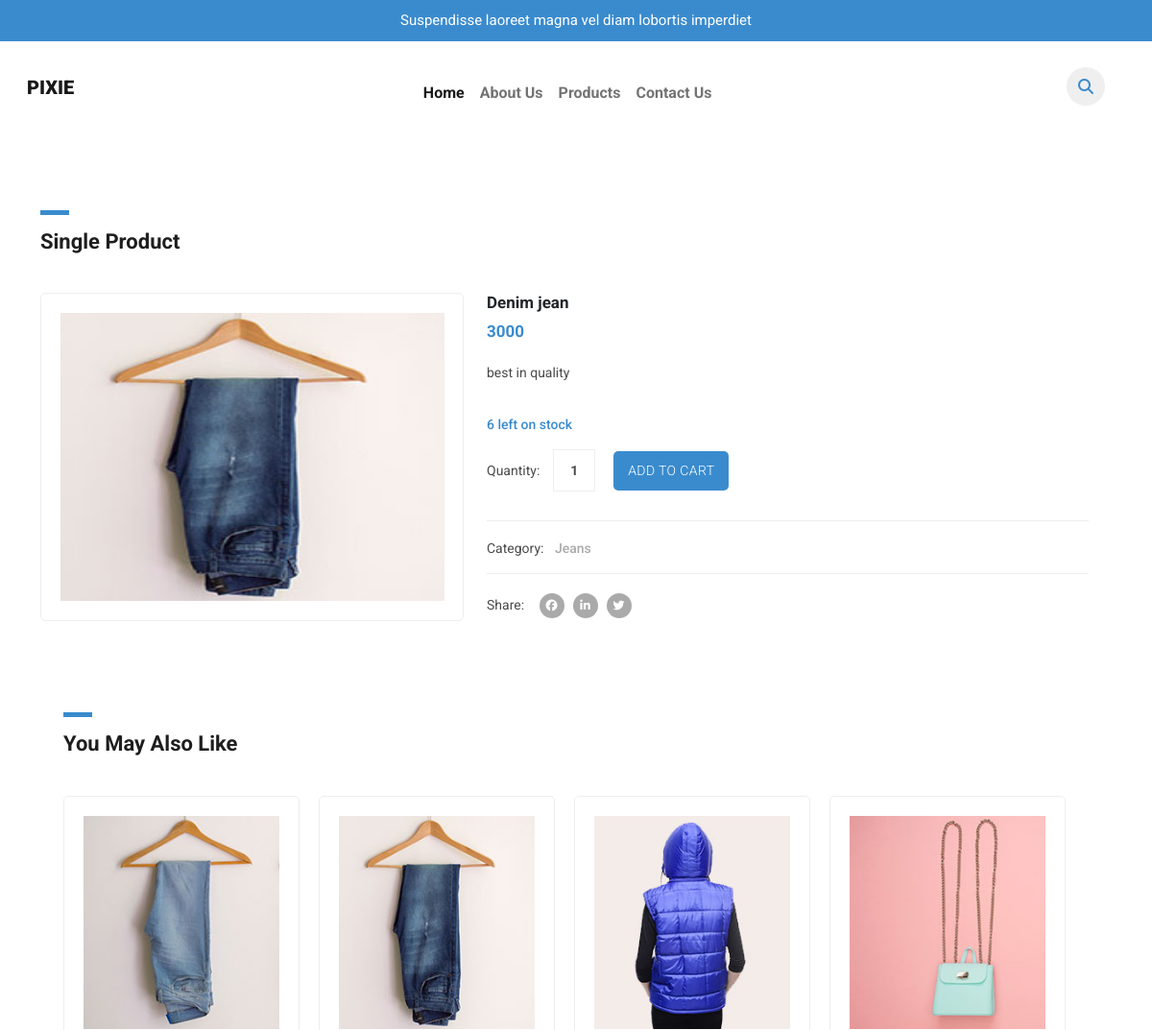
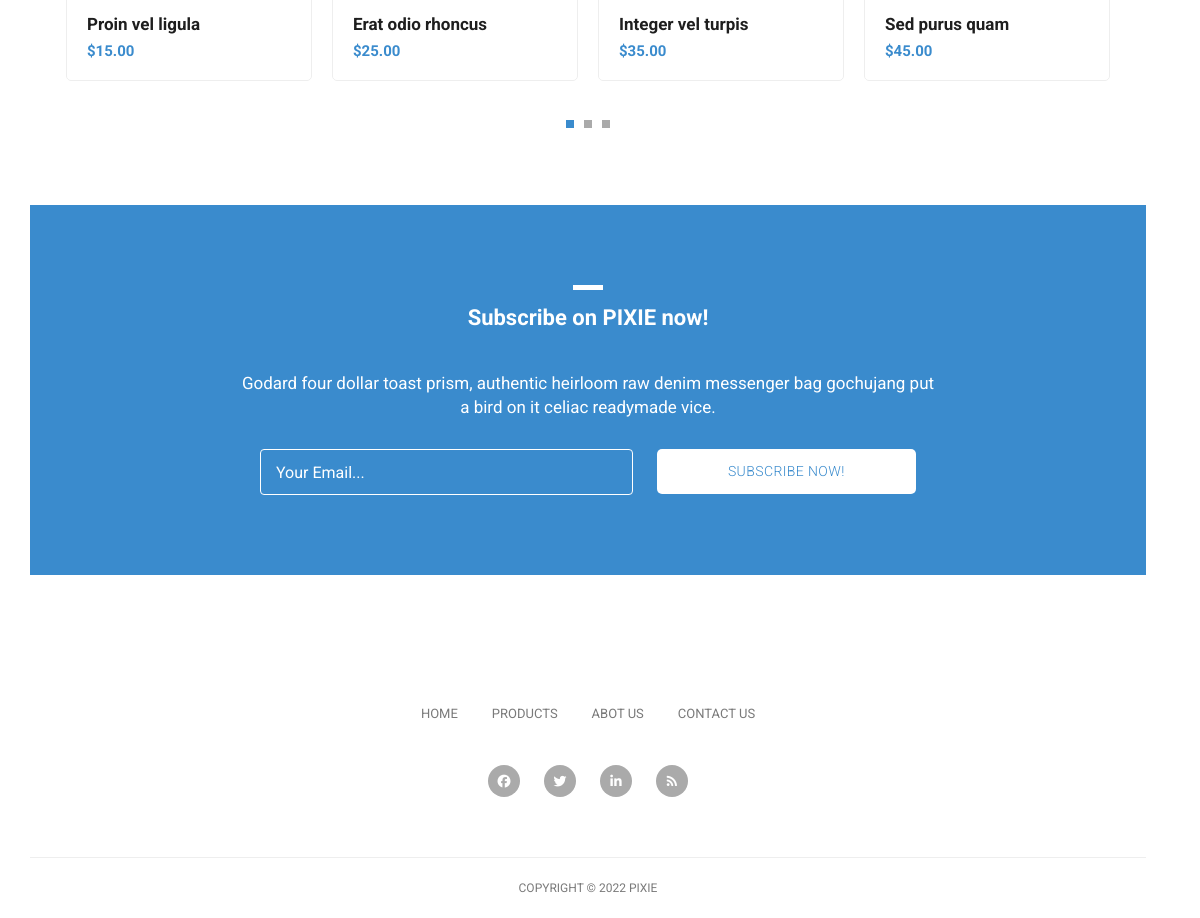
The page /single-product.php?ID=9 on the database its author committed (2 pictures, top to bottom).
### tables this page shows
CREATE TABLE `product` (
  `ID` int(11) NOT NULL,
  `Product_title` varchar(15) NOT NULL,
  `ProductName` varchar(10) NOT NULL,
  `ProductDetails` varchar(255) NOT NULL,
  `InStock` int(11) NOT NULL,
  `DateAndTime` timestamp NOT NULL DEFAULT current_timestamp() ON UPDATE current_timestamp(),
  `ProductUniqueCode` varchar(20) NOT NULL,
  `image` varchar(100) NOT NULL,
  `Category` int(11) NOT NULL,
  `Price` int(11) NOT NULL
);

CREATE TABLE `category` (
  `ID` int(11) NOT NULL,
  `Category` varchar(50) NOT NULL
);

### config/constant.php (called while the page is built, shortened)
<?php
$url = "http://localhost/2114_pixie/admin/Upload/";
?>

### single-product.php (the view, shortened to what this page needs)
<?php include('Partial/header.php') ?>
    <div class="single-product">
      <div class="container">
      <div class="row">
          <div class="col-md-12">
            <div class="section-heading">
              <div class="line-dec"></div>
              <h1>Single Product</h1>
            </div>
          </div>
<?php
$ID = $_GET['ID'];
$select = "
SELECT product.ID,product.Product_title,product.ProductName,product.ProductDetails,product.InStock,product.DateAndTime,product.ProductUniqueCode,product.image,product.Price,category.Category
FROM `product`
INNER JOIN category ON product.Category=category.ID
WHERE product.ID = $ID;
";
$run = mysqli_query($conn,$select);
$rowS = mysqli_num_rows($run);
if($rowS)
{
    while($row = mysqli_fetch_assoc($run))
    {
        $Name = $row['ProductName'];
        $Desc = $row['ProductDetails'];
        $Stoct = $row['InStock'];
        $Cat = $row['Category'];
        $image = $row['image'];
        $Price = $row['Price'];
        ?>
        <div class="row">
            <div class="col-5">
              <div class="product-slider">
                  <div id="slider" class="flexslider">
                      <img src="<?php echo $url,$image ?>" height="300px" width="400px"/>
                  </div>
              </div>
            </div>
            <div class="col-7">
            <div class="right-content">
              <h4><?php echo $Name ?></h4>
              <h6><?php echo $Price ?></h6>
              <p><?php echo $Desc ?></p>
              <span><?php echo $Stoct ?> left on stock</span>
              <form action="" method="POST">
                <label for="quantity">Quantity:</label>
                <input name="quantity" type="quantity" class="quantity-text" id="quantity"
                	onfocus="if(this.value == '1') { this.value = ''; }"
                    onBlur="if(this.value == '') { this.value = '1';}"
                    value="1">
                <input type="submit" class="button" name="AddToCart" value="Add To Cart">
              </form>
              <div class="down-content">
                <div class="categories">
                  <h6>Category: <span><?php echo $Cat ?></span></h6>
                </div>
                <div class="share">
                  <h6>Share: <span><a href="#"><i class="fa fa-facebook"></i></a><a href="#"><i class="fa fa-linkedin"></i></a><a href="#"><i class="fa fa-twitter"></i></a></span></h6>
                </div>
              </div>
            </div>
        </div>
        <?php
    }
}
?>
    <div class="featured-items">
      <div class="container">
        <div class="row">
          <div class="col-md-12">
            <div class="section-heading">
              <div class="line-dec"></div>
              <h1>You May Also Like</h1>
            </div>
          </div>
          <div class="col-md-12">
            <div class="owl-carousel owl-theme">
              <a href="single-product.html">
                <div class="featured-item">
                  <img src="assets/images/item-01.jpg" alt="Item 1">
                  <h4>Proin vel ligula</h4>
                  <h6>$15.00</h6>
                </div>
              </a>
              <a href="single-product.html">
                <div class="featured-item">
                  <img src="assets/images/item-02.jpg" alt="Item 2">
                  <h4>Erat odio rhoncus</h4>
                  <h6>$25.00</h6>
                </div>
              </a>
              <a href="single-product.html">
                <div class="featured-item">
                  <img src="assets/images/item-03.jpg" alt="Item 3">
                  <h4>Integer vel turpis</h4>
                  <h6>$35.00</h6>
                </div>
              </a>
              <a href="single-product.html">
                <div class="featured-item">
                  <img src="assets/images/item-04.jpg" alt="Item 4">
                  <h4>Sed purus quam</h4>
                  <h6>$45.00</h6>
                </div>
              </a>
            </div>
          </div>
        </div>
      </div>
    </div>
    <div class="subscribe-form">
      <div class="container">
        <div class="row">
          <div class="col-md-12">
            <div class="section-heading">
              <div class="line-dec"></div>
              <h1>Subscribe on PIXIE now!</h1>
            </div>
          </div>
          <div class="col-md-8 offset-md-2">
            <div class="main-content">
              <p>Godard four dollar toast prism, authentic heirloom raw denim messenger bag gochujang put a bird on it celiac readymade vice.</p>
              <div class="container">
                <form id="subscribe" action="" method="get">
                  <div class="row">
                    <div class="col-md-7">
                      <fieldset>
                        <input name="email" type="text" class="form-control" id="email"
                        onfocus="if(this.value == 'Your Email...') { this.value = ''; }"
                    	onBlur="if(this.value == '') { this.value = 'Your Email...';}"
                    	value="Your Email..." required="">
                      </fieldset>
                    </div>
                    <div class="col-md-5">
                      <fieldset>
                        <button type="submit" id="form-submit" class="button">Subscribe Now!</button>
                      </fieldset>
                    </div>
                  </div>
                </form>
              </div>
            </div>
          </div>
        </div>
      </div>
    </div>
    <?php include('Partial/footer.php') ?>

### assets/css/tooplate-main.css (style rules this page uses)
body { font-family: 'Roboto', sans-serif; transition: all 0.5s; }
p { margin-bottom: 0px; font-size: 14px; color: #4a4a4a; line-height: 24px; }
a { text-decoration: none!important; }
.section-heading { margin-top: 80px; margin-bottom: 40px; }
.section-heading .line-dec { width: 30px; height: 5px; background-color: #3a8bcd; }
.section-heading h1 { font-size: 22px; font-weight: 700; color: #1e1e1e; margin-top: 15px; }
.featured-items { margin-bottom: 70px; }
.featured-item { border-radius: 5px; border: 1px solid #eee; padding: 20px; transition: all 0.5s; }
.featured-item img { width: 100%; }
.featured-item h4 { font-size: 17px; font-weight: 700; color: #1e1e1e; margin-top: 15px; transition: all 0.5s; }
.featured-item h6 { color: #3a8bcd; font-size: 15px; font-weight: 700; margin-bottom: 0px; }
.subscribe-form { background-color: #3a8bcd; padding: 80px 0px; text-align: center; }
.subscribe-form .section-heading { margin-top: 0px; }
.subscribe-form .section-heading h1 { color: #fff; }
.subscribe-form .section-heading .line-dec { background-color: #fff; margin: 0 auto; }
.subscribe-form .main-content p { font-size: 17px; color: #fff; margin-bottom: 30px; }
.subscribe-form .main-content form { color: #fff; display: inline; }
.subscribe-form .main-content form input { display: inline; }
.subscribe-form .main-content form input { width: 100%; height: 46px; border: 1px solid #fff; background-color: transparent; padding-left: 15px; color: #fff; outline: none; }
.subscribe-form .main-content form button { width: 100%; height: 45px; cursor: pointer; background-color: #fff; outline: none; border-radius: 5px; padding: 10px 15px; display: inline-block; color: #3a8bcd; font-size: 14px; text-transform: uppercase; font-weight: 300; letter-spacing: 0.4px; text-decoration: none; transition: all 0.5s; box-shadow: none; border: none; }
.single-product .product-slider { padding: 20px; border: 1px solid #eee!important; border-radius: 5px; }
.flexslider { border: none!important; }
.single-product .right-content h4 { font-size: 17px; font-weight: 700; margin-top: 0px; }
.single-product .right-content h6 { color: #3a8bcd; font-size: 17px; font-weight: 700; margin-top: 10px; }
.single-product .right-content p { margin-top: 20px; margin-bottom: 30px; }
.single-product .right-content span { font-size: 14px; color: #3a8bcd; font-weight: 500; display: inline-block; margin-bottom: 15px; }
.single-product .right-content label { font-size: 14px; color: #4a4a4a; }
.single-product .right-content .quantity-text { margin-left: 10px; width: 44px; height: 44px; line-height: 42px; font-size: 14px; font-weight: 700; color: #4a4a4a; display: inline-block; text-align: center; outline: none; border: 1px solid #eee; }
.single-product .right-content .button { margin-left: 15px; cursor: pointer; background-color: #3a8bcd; outline: none; border-radius: 5px; padding: 10px 15px; display: inline-block; color: #fff; font-size: 14px; text-transform: uppercase; font-weight: 300; letter-spacing: 0.4px; text-decoration: none; transition: all 0.5s; box-shadow: none; border: none; }
.single-product .right-content .down-content span { margin-bottom: 0px; display: inline-block; margin-left: 8px; color: #aaa; }
.single-product .right-content .down-content span a { color: #aaa; font-weight: 400; margin-left: 4px; transition: all 0.5s; }
.single-product .right-content .down-content span a i { transition: all 0.5s; background-color: #aaa; width: 26px; height: 26px; display: inline-block; text-align: center; line-height: 26px; border-radius: 50%; color: #fff; font-size: 12px; margin-right: 5px; }
.single-product .right-content .down-content .categories { border-top: 1px solid #eee; margin-top: 30px; padding: 10px 0px; }
.single-product .right-content .down-content .share { border-top: 1px solid #eee; padding: 10px 0px; }
.single-product .right-content .down-content h6 { font-size: 14px; color: #4a4a4a; font-weight: 400; }

### Partial/header.php (style rules this page uses)
body, html { height: 100%; width: 100%; margin: 0; padding: 0; }

### rows shown on the page
product: image (picture), ProductName "Denim jean", Price "3000", ProductDetails "best in quality", InStock "6", category.Category "Jeans"
